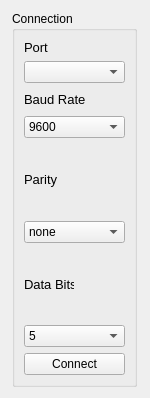
<?xml version="1.0" encoding="UTF-8"?>
<ui version="4.0">
 <class>GroupConnection</class>
 <widget class="QWidget" name="GroupConnection">
  <property name="geometry">
   <rect>
    <x>0</x>
    <y>0</y>
    <width>150</width>
    <height>398</height>
   </rect>
  </property>
  <property name="maximumSize">
   <size>
    <width>150</width>
    <height>400</height>
   </size>
  </property>
  <property name="windowTitle">
   <string>Form</string>
  </property>
  <layout class="QHBoxLayout" name="horizontalLayout">
   <item>
    <widget class="QGroupBox" name="gpConnection">
     <property name="maximumSize">
      <size>
       <width>125</width>
       <height>400</height>
      </size>
     </property>
     <property name="title">
      <string>Connection</string>
     </property>
     <layout class="QVBoxLayout" name="verticalLayout_5">
      <item>
       <layout class="QVBoxLayout" name="verticalLayout_2">
        <item>
         <layout class="QVBoxLayout" name="verticalLayout">
          <item>
           <widget class="QLabel" name="lblPort">
            <property name="maximumSize">
             <size>
              <width>100</width>
              <height>16777215</height>
             </size>
            </property>
            <property name="font">
             <font>
              <pointsize>10</pointsize>
             </font>
            </property>
            <property name="text">
             <string>Port</string>
            </property>
           </widget>
          </item>
          <item>
           <widget class="QComboBox" name="cbPort">
            <property name="minimumSize">
             <size>
              <width>100</width>
              <height>0</height>
             </size>
            </property>
           </widget>
          </item>
         </layout>
        </item>
        <item>
         <widget class="QLabel" name="lblBaud">
          <property name="maximumSize">
           <size>
            <width>100</width>
            <height>16777215</height>
           </size>
          </property>
          <property name="font">
           <font>
            <pointsize>10</pointsize>
           </font>
          </property>
          <property name="text">
           <string>Baud Rate</string>
          </property>
         </widget>
        </item>
        <item>
         <widget class="QComboBox" name="cbBaud">
          <property name="minimumSize">
           <size>
            <width>100</width>
            <height>0</height>
           </size>
          </property>
          <item>
           <property name="text">
            <string notr="true">9600</string>
           </property>
          </item>
          <item>
           <property name="text">
            <string notr="true">56700</string>
           </property>
          </item>
          <item>
           <property name="text">
            <string notr="true">115200</string>
           </property>
          </item>
         </widget>
        </item>
       </layout>
      </item>
      <item>
       <layout class="QVBoxLayout" name="verticalLayout_4">
        <item>
         <widget class="QLabel" name="lblParity">
          <property name="maximumSize">
           <size>
            <width>50</width>
            <height>16777215</height>
           </size>
          </property>
          <property name="font">
           <font>
            <pointsize>10</pointsize>
           </font>
          </property>
          <property name="text">
           <string>Parity</string>
          </property>
         </widget>
        </item>
        <item>
         <widget class="QComboBox" name="cbParity">
          <property name="minimumSize">
           <size>
            <width>100</width>
            <height>0</height>
           </size>
          </property>
          <item>
           <property name="text">
            <string>none</string>
           </property>
          </item>
          <item>
           <property name="text">
            <string>odd</string>
           </property>
          </item>
          <item>
           <property name="text">
            <string>even</string>
           </property>
          </item>
         </widget>
        </item>
       </layout>
      </item>
      <item>
       <layout class="QVBoxLayout" name="verticalLayout_3">
        <item>
         <widget class="QLabel" name="lblDataBits">
          <property name="maximumSize">
           <size>
            <width>50</width>
            <height>16777215</height>
           </size>
          </property>
          <property name="font">
           <font>
            <pointsize>10</pointsize>
           </font>
          </property>
          <property name="text">
           <string>Data Bits</string>
          </property>
         </widget>
        </item>
        <item>
         <widget class="QComboBox" name="cbDataBits">
          <property name="minimumSize">
           <size>
            <width>100</width>
            <height>0</height>
           </size>
          </property>
          <item>
           <property name="text">
            <string>5</string>
           </property>
          </item>
          <item>
           <property name="text">
            <string>6</string>
           </property>
          </item>
          <item>
           <property name="text">
            <string>7</string>
           </property>
          </item>
          <item>
           <property name="text">
            <string>8</string>
           </property>
          </item>
         </widget>
        </item>
       </layout>
      </item>
      <item>
       <widget class="QPushButton" name="btnConnect">
        <property name="text">
         <string>Connect</string>
        </property>
        <property name="checkable">
         <bool>false</bool>
        </property>
       </widget>
      </item>
     </layout>
    </widget>
   </item>
  </layout>
 </widget>
 <resources/>
 <connections/>
</ui>
